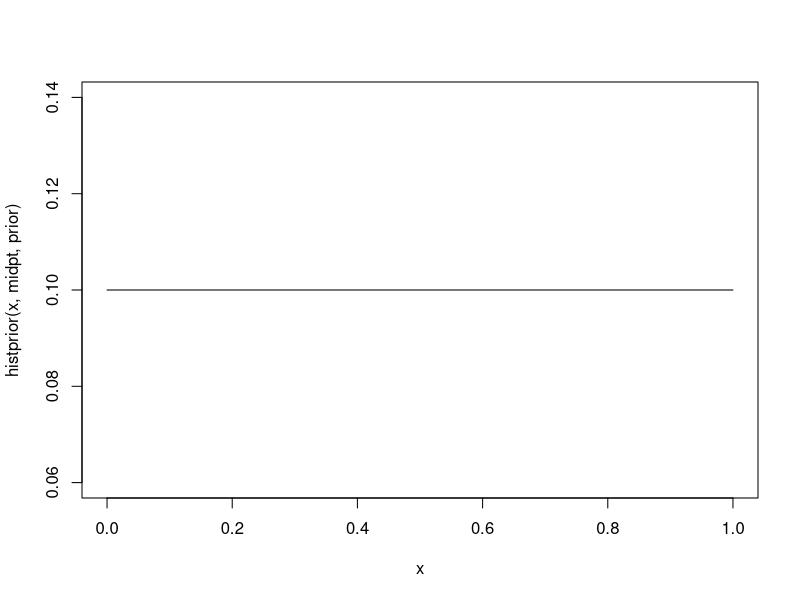
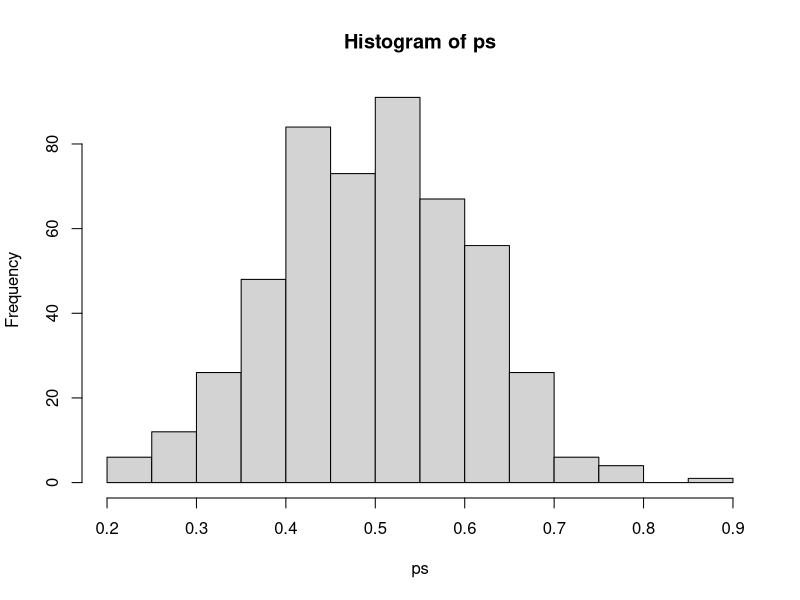
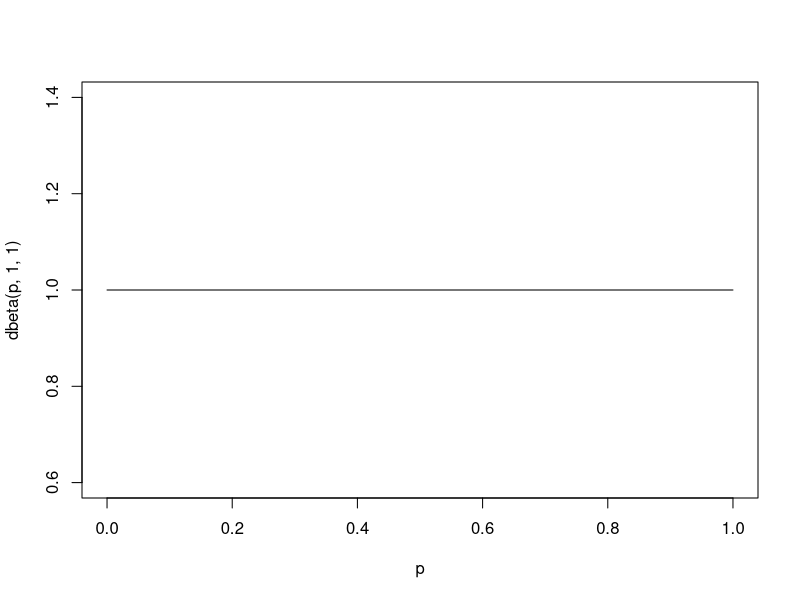
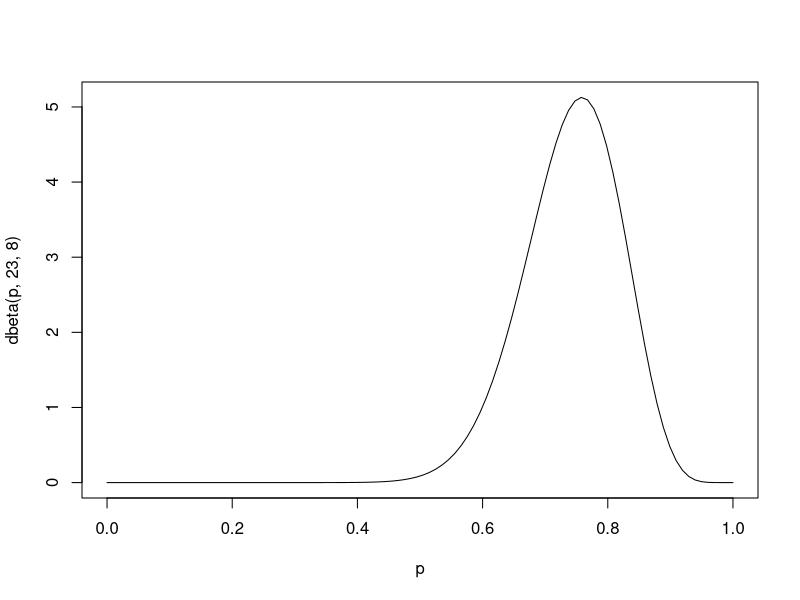
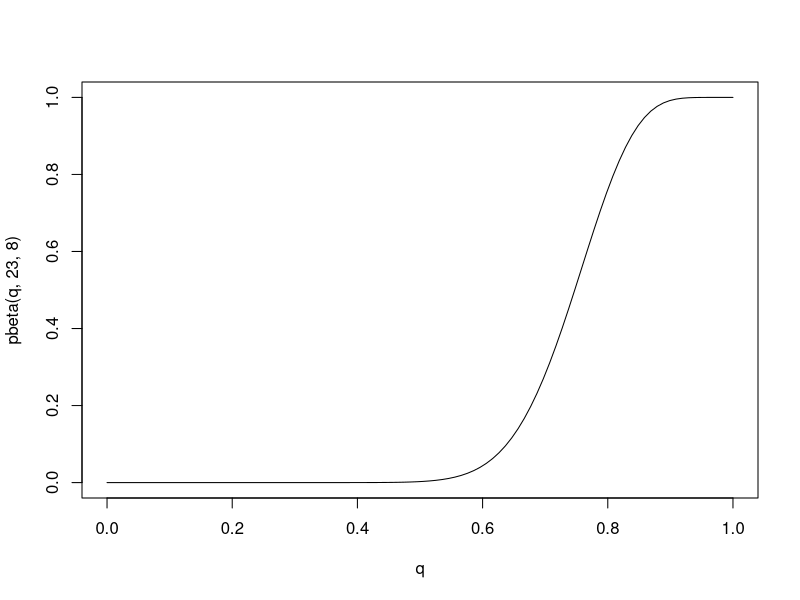
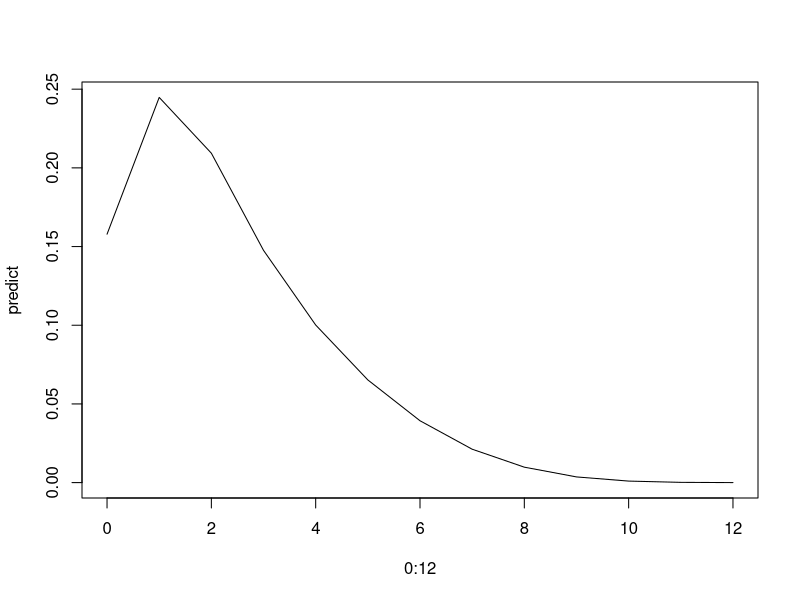
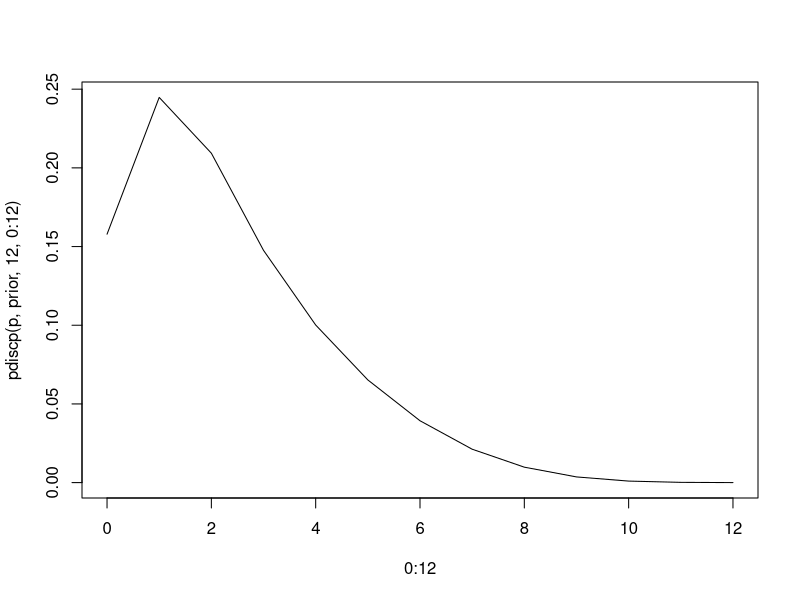
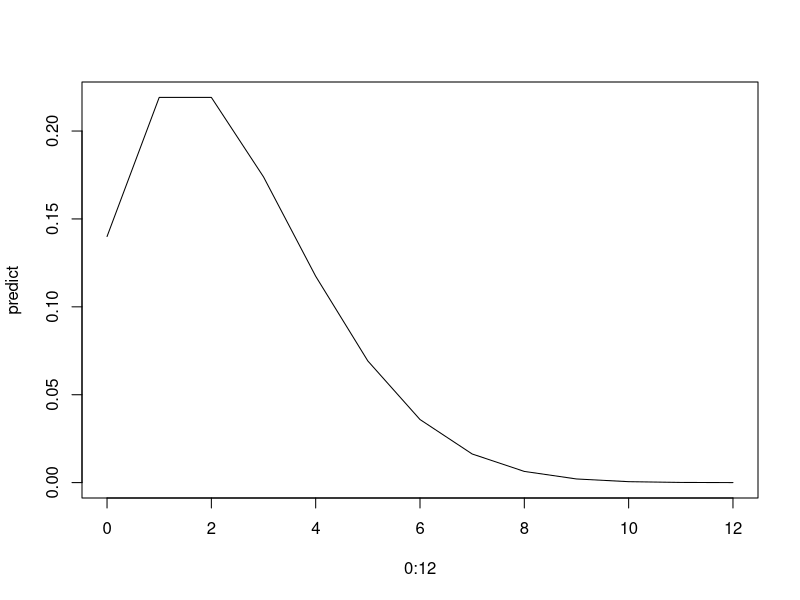

Reproduce these figures in R, in order.
## ---- chunk 1
knitr::opts_chunk$set(echo = TRUE)
## ---- chunk 2
set.seed(29)
## ---- chunk 3
library(LearnBayes)
## ---- chunk 4
p = seq(0, 1, by=0.125)
prior = c(0.001, 0.001, 0.950, 0.008, 0.008, 0.008, 0.008, 0.008, 0.008)
sum(prior)
## ---- chunk 5
likelihood = function (p) p ^ 6 * (1 - p) ^ 4
## ---- chunk 6
posterior = c()
for (i in 1:length(p)) {
  posterior = c(posterior, likelihood(p[i]) * prior[i]) 
}
posterior = posterior / sum(posterior)
round(cbind(p, prior, posterior), 3)
## ---- chunk 7
midpt = seq(0.05, 0.95, by = 0.1)
prior = rep(0.1, 10) # 無情報事前分布
curve(histprior(x, midpt, prior), from = 0, to = 1)
## ---- chunk 8
p = seq(0, 1, length = 500)
posterior = c()
for (i in length(p)) {
  min_idx = which.min(abs(midpt - p[i]))
  posterior = c(posterior, dbeta(p, 10, 10) * prior[min_idx]) # コイン Head 10, Tail = 10 
}
posterior = posterior / sum(posterior)
ps = sample(p, replace = TRUE, prob = posterior)
hist(ps)
## ---- chunk 9
p = seq(0, 1, length=100)
plot(p, dbeta(p, 1, 1), type ="l")
## ---- chunk 10
p = seq(0, 1, length=100)
plot(p, dbeta(p, 23, 8), type ="l")
## ---- chunk 11
qbeta(c(0.5, 0.95), 23, 8)
## ---- chunk 12
q = seq(0, 1, length=100)
plot(q, pbeta(q, 23, 8), type ="l")
## ---- chunk 13
1 - pbeta(0.6, 23, 8)
## ---- chunk 14
sample = rbeta(1000, 23, 8)
sample[1:100]
## ---- chunk 15
10 * beta(32, 9) / beta(23, 8)
## ---- chunk 16
beta(33, 8) / beta(23, 8)
## ---- chunk 17
p = rbeta(10000, 23, 8)
x = rbinom(10000, 10, p)
table(x) / 10000
## ---- chunk 18
p = seq(0.1, 0.5, by=0.1)
p
prior = c(0.50, 0.2, 0.2, 0.05, 0.05)
mean = sum(p * prior)
mean
sd = sqrt(sum((p - mean)^2 * prior))
sd
## ---- chunk 19
sample = rbeta(10000, shape1 = 3, shape2 = 12)
mean(sample)
sd(sample)
## ---- chunk 20
predict = c()
for (y in 0:12) {
  p_y = 0
  for (i in 1:length(p)) {  
    p_y = p_y + choose(12, y) * p[i]^y * (1 - p[i])^(12 - y) * prior[i]
  }
  predict = c(predict, p_y)
}
predict
plot(0:12, predict, type = "l")
## ---- chunk 21
pdiscp(p, prior, 12, 0:12)
plot(0:12, pdiscp(p, prior, 12, 0:12), type = "l")
## ---- chunk 22
predict = c()
for (y in 0:12) {
  p_y = choose(12, y) * beta(y + 3, 24 - y) / beta(3, 12)
  predict = c(predict, p_y)
}
predict
sum(predict)
plot(0:12, predict, type = "l")
## ---- chunk 23
pbetap(c(3, 12), 12, 0:12)
plot(0:12, pbetap(c(3, 12), 12, 0:12), type = "l")
## ---- chunk 24
mu = seq(20, 70, by = 10)
prior = c(0.1, 0.15, 0.25, 0.25, 0.15, 0.1)
mu
prior
## ---- chunk 25
y = c(38.6, 42.4, 57.5, 40.5, 51.7, 67.1, 33.4, 60.9, 64.1, 40.1, 40.7, 6.4)
ybar = mean(y)
ybar
## ---- chunk 26
likelihood = function (mu) exp(-1 * length(y) / (2 * 100) * (mu - ybar)^2)
like = likelihood(mu)
like
## ---- chunk 27
post = prior * like
post = post / sum(post)
post
## ---- chunk 28
dist = cbind(mu, post)
dist
discint(dist, 0.8)
## ---- chunk 29
lambda = c(0.5, 1, 1.5, 2, 2.5, 3)
prior = c(0.1, 0.2, 0.3, 0.2, 0.15, 0.05)
likelihood = function (lambda) exp(-6 * lambda) * (6 * lambda)^12
post = prior * likelihood(lambda)
post = post / sum(post)
cbind(lambda, prior, round(post, 2))
## ---- chunk 30
predict = 0
for (i in 1:length(lambda)) {
  predict = predict + exp(-7 * lambda[i]) * post[i]
}
predict
